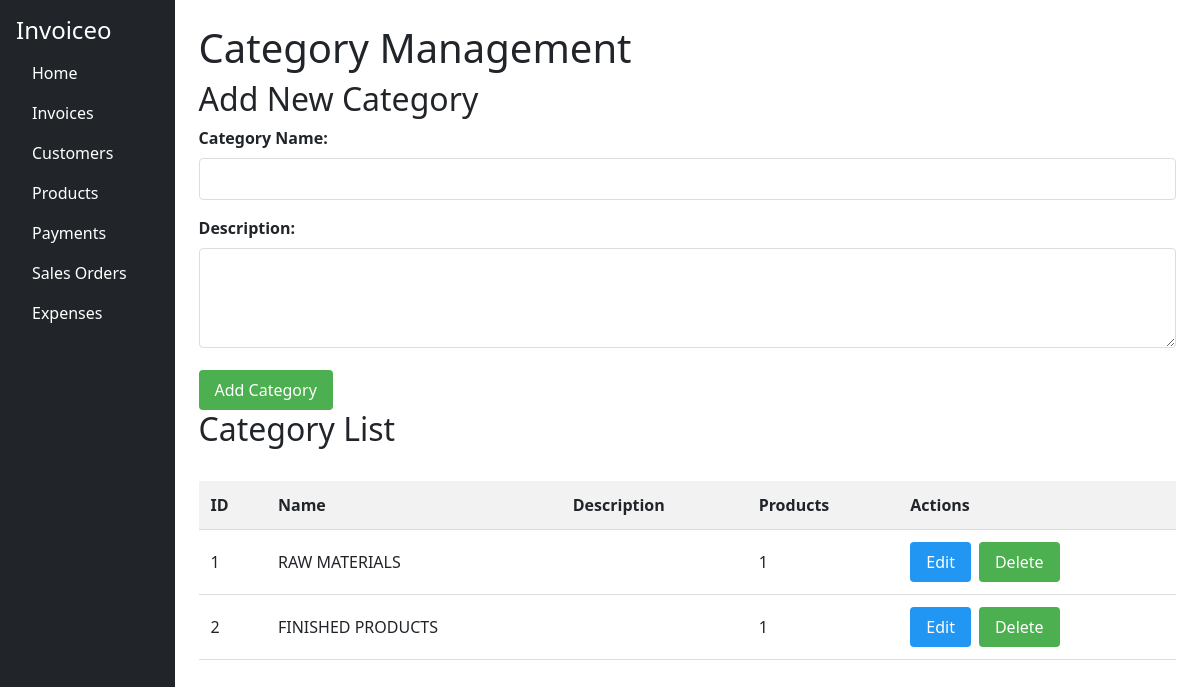
The page /categories on the database its author committed.
### app.py (models this page shows)
class Category(db.Model):
    id = db.Column(db.Integer, primary_key=True)
    name = db.Column(db.String(100), unique=True)
    description = db.Column(db.String(300))
    products = db.relationship('Product', backref='category')

### app.py (the view)
@app.route('/categories')
def categories():
    all_categories = Category.query.all()
    return render_template('categories.html', categories=all_categories)

### templates/categories.html
{% extends 'base.html' %}
{% block content %}
<h1>Category Management</h1>
<link rel="stylesheet" href="{{ url_for('static', filename='products.css') }}">
<h2>Add New Category</h2>
<form method="POST" action="/add_category">
    <div class="form-group">
        <label for="name">Category Name:</label>
        <input type="text" id="name" name="name" required>
    </div>
    <div class="form-group">
        <label for="description">Description:</label>
        <textarea id="description" name="description"></textarea>
    </div>
    <button type="submit">Add Category</button>
</form>
<h2>Category List</h2>
<table>
    <thead>
        <tr>
            <th>ID</th>
            <th>Name</th>
            <th>Description</th>
            <th>Products</th>
            <th>Actions</th>
        </tr>
    </thead>
    <tbody>
        {% for category in categories %}
        <tr>
            <td>{{ category.id }}</td>
            <td>{{ category.name }}</td>
            <td>{{ category.description }}</td>
            <td>{{ category.products|length }}</td>
            <td class="actions">
                <a href="{{ url_for('edit_category', id=category.id) }}" class="btn-edit">Edit</a>
                <form action="{{ url_for('delete_category', id=category.id) }}" method="POST">
                    <button type="submit" class="btn-delete" onclick="return confirm('Delete this category?')">Delete</button>
                </form>
            </td>
        </tr>
        {% endfor %}
    </tbody>
</table>
{% endblock %}

### static/products.css (style rules this page uses)
.form-group { margin-bottom: 1rem; }
label { display: block; margin-bottom: 0.5rem; font-weight: 600; }
input[type="text"], input[type="number"], select, textarea { width: 100%; padding: 0.5rem; border: 1px solid #ddd; border-radius: 4px; font-size: 1rem; }
textarea { min-height: 100px; resize: vertical; }
button { padding: 0.5rem 1rem; border: none; border-radius: 4px; cursor: pointer; font-size: 1rem; transition: background-color 0.3s; }
button[type="submit"] { background-color: #4CAF50; color: white; }
table { width: 100%; border-collapse: collapse; margin-top: 2rem; }
th, td { padding: 0.75rem; text-align: left; border-bottom: 1px solid #ddd; }
th { background-color: #f2f2f2; font-weight: 600; }
.actions { display: flex; gap: 0.5rem; }
.btn-edit { background-color: #2196F3; color: white; text-decoration: none; padding: 0.5rem 1rem; border-radius: 4px; }
.btn-delete { background-color: #f44336; color: white; }

### rows shown on the page
Category: id "1", name "RAW MATERIALS", products|length "1"
Category: id "2", name "FINISHED PRODUCTS", products|length "1"
